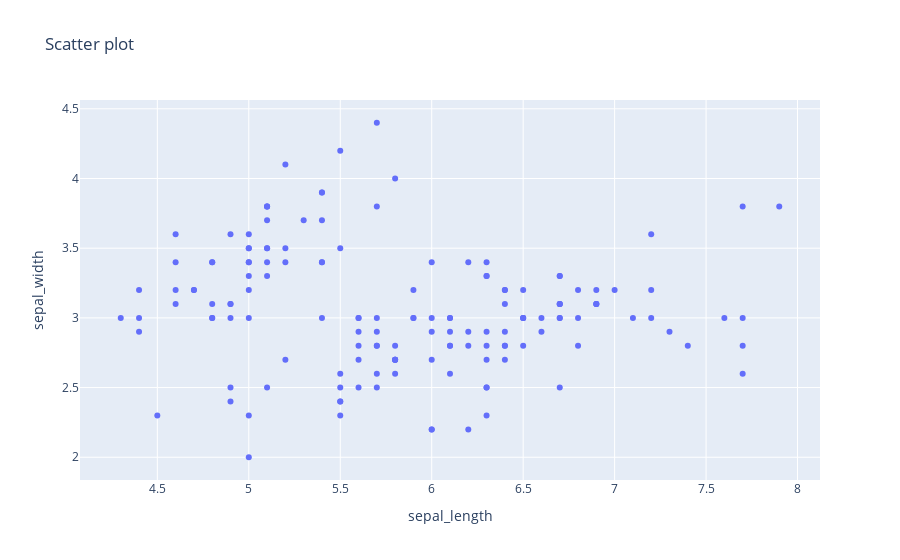

This figure's notebook cell:
### Markdown cell above
- `title="Scatter plot"` sets the title of the chart

### Code cell
fig = px.scatter(data_frame=df, x="sepal_length", y="sepal_width", title="Scatter plot", )
fig.show()

### Figure 1 — Plotly figure (JSON) as saved in the notebook; plotly's stock layout.template omitted (floating-point values rounded to 4 significant figures; data arrays with more than 128 entries replaced by an {"elided": "..."} marker saying what was removed)
{"data": [{"hovertemplate": "sepal_length=%{x}<br>sepal_width=%{y}<extra></extra>", "legendgroup": "", "marker": {"color": "#636efa", "symbol": "circle"}, "mode": "markers", "name": "", "orientation": "v", "showlegend": false, "type": "scatter", "x": {"elided": "150 float values"}, "xaxis": "x", "y": {"elided": "150 float values"}, "yaxis": "y"}], "layout": {"autosize": true, "legend": {"tracegroupgap": 0}, "title": {"text": "Scatter plot"}, "xaxis": {"anchor": "y", "autorange": true, "domain": [0, 1], "range": [4.081, 8.119], "title": {"text": "sepal_length"}, "type": "linear"}, "yaxis": {"anchor": "x", "autorange": true, "domain": [0, 1], "range": [1.802, 4.598], "title": {"text": "sepal_width"}, "type": "linear"}}}
